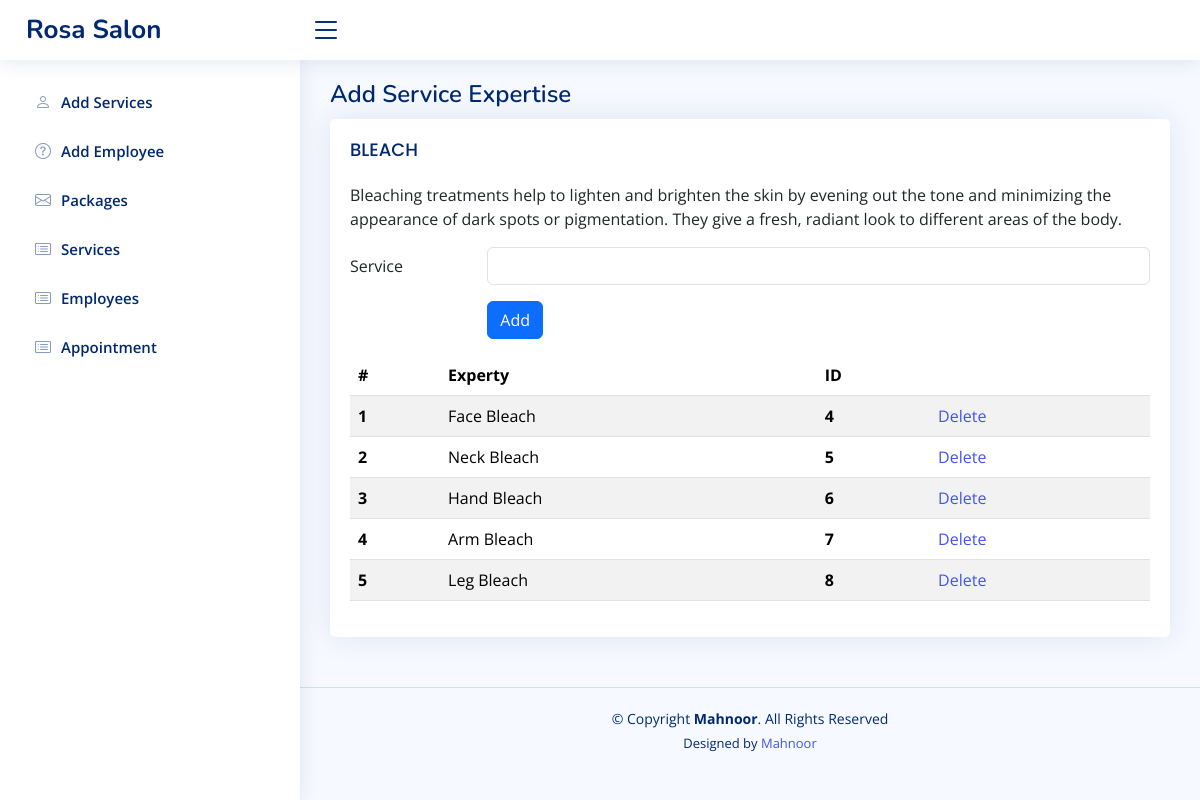
/Admin/serviceExpertise.php?id=2, run on the app's committed database.
### tables this page shows
CREATE TABLE `services` (
  `serviceID` int(11) NOT NULL,
  `serviceTitle` varchar(250) DEFAULT NULL,
  `serviceDescription` text DEFAULT NULL,
  `serviceImg` text DEFAULT NULL
);

CREATE TABLE `serviceexpertise` (
  `serviceExpertiseID` int(11) NOT NULL,
  `serviceID` int(11) DEFAULT NULL,
  `serviceExperty` text DEFAULT NULL
);

### Admin/serviceExpertise.php (the view, shortened to what this page needs)
<?php
$id=$_GET['id'];
require "./assets/header.php";
require "../assets/conn.php";
$sql1="SELECT * FROM services WHERE serviceID='$id'";
$sql1Run=mysqli_query($conn,$sql1);
$sql1Fetch=mysqli_fetch_array($sql1Run);
$sql="select * from serviceExpertise where serviceID='$id'";
$sqlRun=mysqli_query($conn,$sql);
?>
<main id="main" class="main">
<div class="pagetitle">
  <h1>Add Service Expertise</h1>
</div>
<section class="section">
  <div class="row">
    <div class="col-lg-12">
      <div class="card">
        <div class="card-body">
          <h5 class="card-title"><?php echo $sql1Fetch['serviceTitle'] ?></h5>
          <p><?php echo $sql1Fetch['serviceDescription'] ?></p>
           <form method="post">
                            <div class="row mb-3">
                                <label for="inputEmail3" class="col-sm-2 col-form-label">Service</label>
                                <div class="col-sm-10">
                                    <input type="text" name="experty" class="form-control" id="inputText">
                                </div>
                            </div>
                            <div class="row mb-3">
                                <div class="col-sm-2"></div>
                                <div class="col-sm-10">
                                    <button class="btn-primary btn" name="submit" type="submit">Add</button>
                                </div>
                            </div>
                        </form>
          <table class="table table-striped">
            <thead>
              <tr>
                <th scope="col">#</th>
                <th scope="col">Experty</th>
                <th scope="col">ID</th>
                <th scope="col"></th>
              </tr>
            </thead>
            <tbody>
                <?php
                $i=1;
                 while($row=mysqli_fetch_assoc($sqlRun)) {
                    ?>
                  <tr>
                    <th scope="row"><?php echo $i;?></th>
                    <td><?php echo $row['serviceExperty'];?></td>
                    <th><?php echo $row['serviceExpertiseID'];?></th>
                    <td><a href="serviceExpertiseDelete.php?id=<?php echo $row['serviceExpertiseID']; ?>">
                                            Delete
                        </a>
                    </td>
                  </tr>
                <?php
                $i++;
            }
                ?>
            </tbody>
          </table>
        </div>
      </div>
    </div>
  </div>
</section>
</main>
<?php require "./assets/footer.php"; ?>

### Admin/assets/css/style.css (style rules this page uses)
:root { scroll-behavior: smooth; }
body { font-family: "Open Sans", sans-serif; background: #f6f9ff; color: #444444; }
a { color: #4154f1; text-decoration: none; }
h1, h2, h3, h4, h5, h6 { font-family: "Nunito", sans-serif; }
#main { margin-top: 60px; padding: 20px 30px; transition: all 0.3s; }
.pagetitle { margin-bottom: 10px; }
.pagetitle h1 { font-size: 24px; margin-bottom: 0; font-weight: 600; color: #012970; }
.card { margin-bottom: 30px; border: none; border-radius: 5px; box-shadow: 0px 0 30px rgba(1, 41, 112, 0.1); }
.card-title { padding: 20px 0 15px 0; font-size: 18px; font-weight: 500; color: #012970; font-family: "Poppins", sans-serif; }
.card-body { padding: 0 20px 20px 20px; }
@media (min-width: 1200px) { #main, #footer { margin-left: 300px; } }

### data on the page
services: serviceTitle "BLEACH", serviceDescription "Bleaching treatments help to lighten and brighten the skin by evening out the tone and minimizing the appearance of dark spots or pigmentation. They give a fresh, radiant look to different areas of the body."
serviceexpertise: serviceExperty "Face Bleach", serviceExpertiseID "4"
serviceexpertise: serviceExperty "Neck Bleach", serviceExpertiseID "5"
serviceexpertise: serviceExperty "Hand Bleach", serviceExpertiseID "6"
serviceexpertise: serviceExperty "Arm Bleach", serviceExpertiseID "7"
serviceexpertise: serviceExperty "Leg Bleach", serviceExpertiseID "8"
